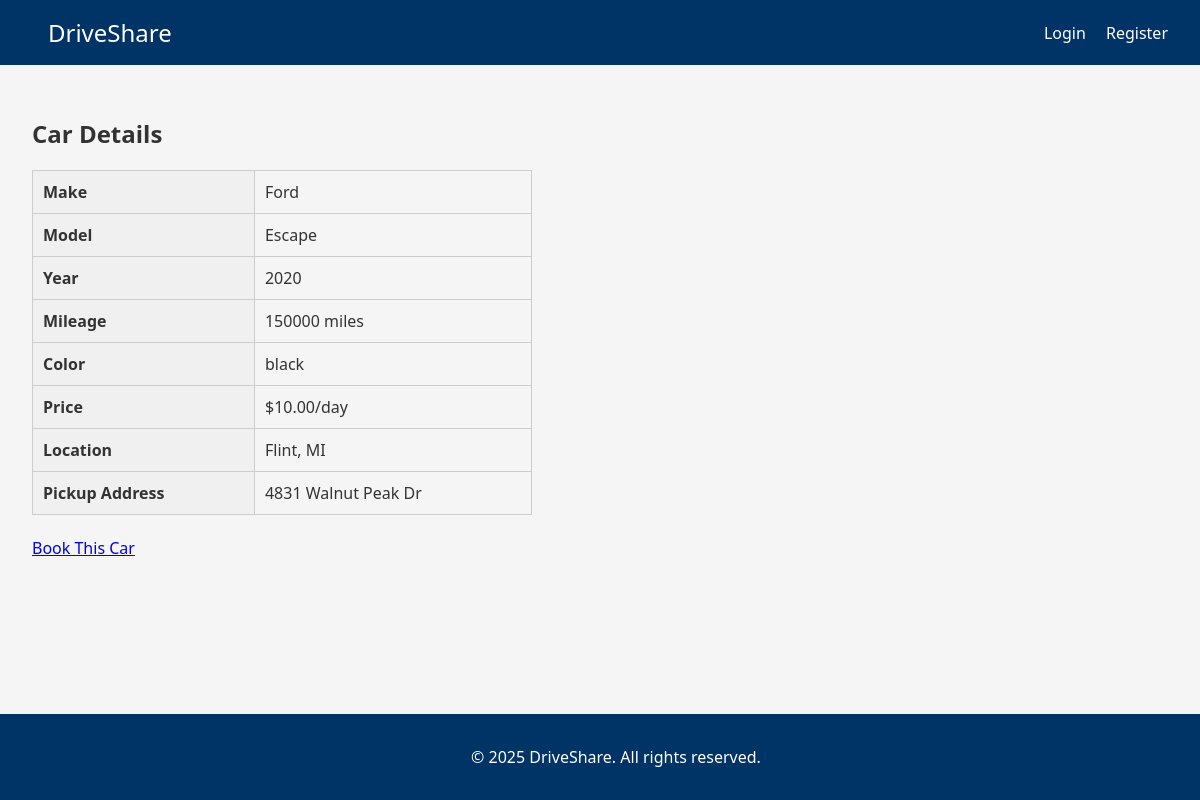
The page /car/1 on the database as committed earlier.
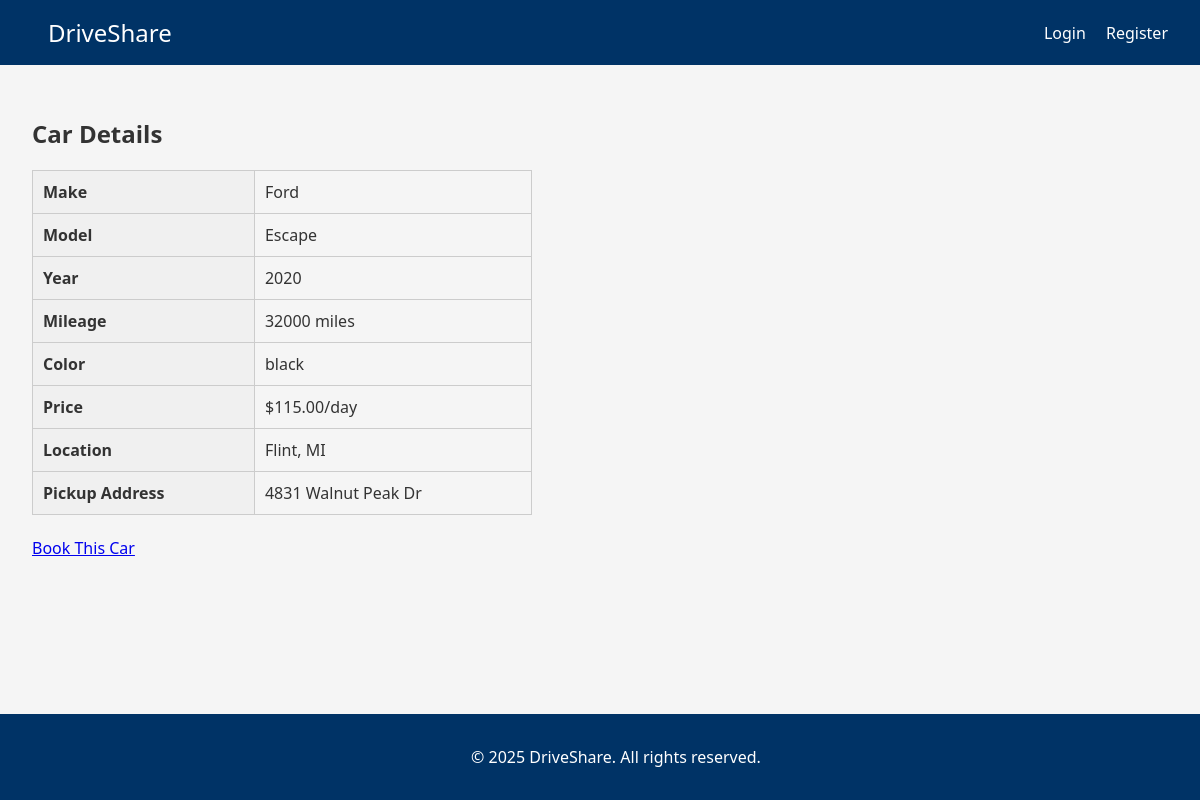
The same page on the database as committed later.
### tables this page shows
CREATE TABLE cars (
                id INTEGER PRIMARY KEY AUTOINCREMENT,
                owner_id INTEGER NOT NULL,
                model TEXT NOT NULL,
                make TEXT NOT NULL,
                year INTEGER NOT NULL,
                mileage INTEGER NOT NULL,
                color TEXT,
                price REAL NOT NULL,
                location TEXT NOT NULL,
                precise_location TEXT,
                is_available BOOLEAN DEFAULT 1,
                image_url TEXT,
                created_at TIMESTAMP DEFAULT CURRENT_TIMESTAMP,
                FOREIGN KEY(owner_id) REFERENCES users(id) ON DELETE CASCADE
            );

### routes.py (the view)
    @app.route("/car/<int:car_id>")
    def car_detail(car_id):
        car = None
        try:
            with sqlite3.connect("database.db") as conn:
                conn.row_factory = sqlite3.Row
                cursor = conn.cursor()
                cursor.execute("SELECT * FROM cars WHERE id = ?", (car_id,))
                car = cursor.fetchone()
        except Exception as e:
            flash(f"Error retrieving car details: {str(e)}")
        return render_template("car_detail.html", car=car)

### app.py (called while the page is built)
@app.context_processor
def inject_user_session():
    return dict(is_authenticated=UserSession.get_instance().is_authenticated())

### routes.py (called while the page is built)
    @staticmethod
    def get_instance():
        if UserSession._instance is None:
            UserSession()
        return UserSession._instance

    def is_authenticated(self):
        return self.user_id is not None

### templates/car_detail.html (shortened to what this page needs)
{% extends 'base.html' %}
{% block content %}
<h2>Car Details</h2>
{% if car %}
<table class="info-table">
    <tr><th>Make</th><td>{{ car['make'] }}</td></tr>
    <tr><th>Model</th><td>{{ car['model'] }}</td></tr>
    <tr><th>Year</th><td>{{ car['year'] }}</td></tr>
    <tr><th>Mileage</th><td>{{ car['mileage'] }} miles</td></tr>
    <tr><th>Color</th><td>{{ car['color'] or 'N/A' }}</td></tr>
    <tr><th>Price</th><td>${{ "%.2f"|format(car['price']) }}/day</td></tr>
    <tr><th>Location</th><td>{{ car['location'] }}</td></tr>
    <tr><th>Pickup Address</th><td>{{ car['precise_location'] }}</td></tr>
</table>
<br>
<a href="{{ url_for('booking', car_id=car['id']) }}" class="dashboard-button">Book This Car</a>
{% else %}
<p>Car not found.</p>
{% endif %}
{% endblock %}

Rows that differ between the two databases and show on the page:
changed cars "Ford": mileage "150000" → "32000"; price "10.00" → "115.00"
